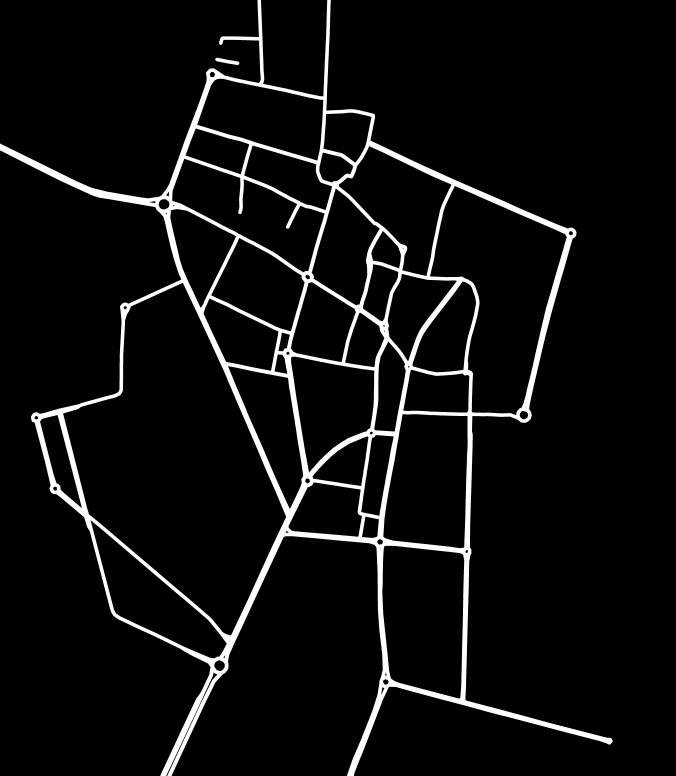
#> input picture Lab.png, 1352 x 1551 px (shown at 1/2 size)
$ python 'CreatSkeletonFrom Image.py'   (older library calls are emulated)
#> lines starting #> are read from the running program, lines starting #| are printed output that depends on the picture; after the words box and inside, x2 and y2 are one past the last pixel; in counts of white or black regions, pixels touching at a corner belong together
### sknw.py
import numpy as np
from numba import jit
import networkx as nx

def neighbors(shape):
    dim = len(shape)
    block = np.ones([3]*dim)
    block[tuple([1]*dim)] = 0
    idx = np.where(block>0)
    idx = np.array(idx, dtype=np.uint8).T
    idx = np.array(idx-[1]*dim)
    acc = np.cumprod((1,)+shape[::-1][:-1])
    return np.dot(idx, acc[::-1])

@jit(nopython=True) # my mark
def mark(img, nbs): # mark the array use (0, 1, 2)
    img = img.ravel()
    for p in range(len(img)):
        if img[p]==0:continue
        s = 0
        for dp in nbs:
            if img[p+dp]!=0:s+=1
        if s==2:img[p]=1
        else:img[p]=2

@jit(nopython=True) # trans index to r, c...
def idx2rc(idx, acc):
    rst = np.zeros((len(idx), len(acc)), dtype=np.int16)
    for i in range(len(idx)):
        for j in range(len(acc)):
            rst[i,j] = idx[i]//acc[j]
            idx[i] -= rst[i,j]*acc[j]
    rst -= 1
    return rst

@jit(nopython=True) # fill a node (may be two or more points)
def fill(img, p, num, nbs, acc, buf):
    img[p] = num
    buf[0] = p
    cur = 0; s = 1; iso = True;

    while True:
        p = buf[cur]
        for dp in nbs:
            cp = p+dp
            if img[cp]==2:
                img[cp] = num
                buf[s] = cp
                s+=1
            if img[cp]==1: iso=False
        cur += 1
        if cur==s:break
    return iso, idx2rc(buf[:s], acc)

@jit(nopython=True) # trace the edge and use a buffer, then buf.copy, if use [] numba not works
def trace(img, p, nbs, acc, buf):
    c1 = 0; c2 = 0;
    newp = 0
    cur = 1
    while True:
        buf[cur] = p
        img[p] = 0
        cur += 1
        for dp in nbs:
            cp = p + dp
            if img[cp] >= 10:
                if c1==0:
                    c1 = img[cp]
                    buf[0] = cp
                else:
                    c2 = img[cp]
                    buf[cur] = cp
            if img[cp] == 1:
                newp = cp
        p = newp
        if c2!=0:break
    return (c1-10, c2-10, idx2rc(buf[:cur+1], acc))

@jit(nopython=True) # parse the image then get the nodes and edges
def parse_struc(img, nbs, acc, iso, ring):
    img = img.ravel()
    buf = np.zeros(131072, dtype=np.int64)
    num = 10
    nodes = []
    for p in range(len(img)):
        if img[p] == 2:
            isiso, nds = fill(img, p, num, nbs, acc, buf)
            if isiso and not iso: continue
            num += 1
            nodes.append(nds)
    edges = []
    for p in range(len(img)):
        if img[p] <10: continue
        for dp in nbs:
            if img[p+dp]==1:
                edge = trace(img, p+dp, nbs, acc, buf)
                edges.append(edge)
    if not ring: return nodes, edges
    for p in range(len(img)):
        if img[p]!=1: continue
        img[p] = num; num += 1
        nodes.append(idx2rc([p], acc))
        for dp in nbs:
            if img[p+dp]==1:
                edge = trace(img, p+dp, nbs, acc, buf)
                edges.append(edge)
    return nodes, edges

# use nodes and edges build a networkx graph
def build_graph(nodes, edges, multi=False, full=True):
    os = np.array([i.mean(axis=0) for i in nodes])
    if full: os = os.round().astype(np.uint16)
    graph = nx.MultiGraph() if multi else nx.Graph()
    for i in range(len(nodes)):
        graph.add_node(i, pts=nodes[i], o=os[i])
    for s,e,pts in edges:
        if full: pts[[0,-1]] = os[[s,e]]
        l = np.linalg.norm(pts[1:]-pts[:-1], axis=1).sum()
        graph.add_edge(s,e, pts=pts, weight=l)
    return graph

# [6 lines left out: function mark_node, not called in this run]

def build_sknw(ske, multi=False, iso=True, ring=True, full=True):
    buf = np.pad(ske, (1,1), mode='constant').astype(np.uint16)
    nbs = neighbors(buf.shape)
    acc = np.cumprod((1,)+buf.shape[::-1][:-1])[::-1]
    mark(buf, nbs)
    nodes, edges = parse_struc(buf, nbs, acc, iso, ring)
    return build_graph(nodes, edges, multi, full)

# draw the graph
# [13 lines left out: function draw_graph, not called in this run]

# [36 lines that do not run on import are left out]

### CreatSkeletonFrom Image.py
import numpy as np
from numpy import ma
import os
import matplotlib

import cv2
import matplotlib.pyplot as plt
#import data_utils
from skimage.morphology import skeletonize
#from data_utils import affinity_utils
import sknw
gaussian_road_mask = cv2.imread("Lab.png",0)
#> gaussian_road_mask is the input picture: shape (1551, 1352); min 0, max 255, mean 15.2
##############################

gaussian_road_mask = gaussian_road_mask.astype(np.float)
threshold = 0.76
road_mask = np.copy(gaussian_road_mask/255.0)
road_mask[road_mask > threshold] = 1
road_mask[road_mask <= threshold] = 0
#> road_mask: shape (1551, 1352) float64; values 0 (black) and 1 (white), 5.6% white; 2 white regions, box (x1, y1, x2, y2) and area: (0, 0, 1225, 1551) 117147, (431, 116, 478, 130) 305
maze = np.zeros(gaussian_road_mask.shape[0] * gaussian_road_mask.shape[1] * 8).astype(int).reshape((gaussian_road_mask.shape[0], gaussian_road_mask.shape[1], 8))
# # skeletonize the binary road mask
skeleton = skeletonize(road_mask).astype(np.uint16)
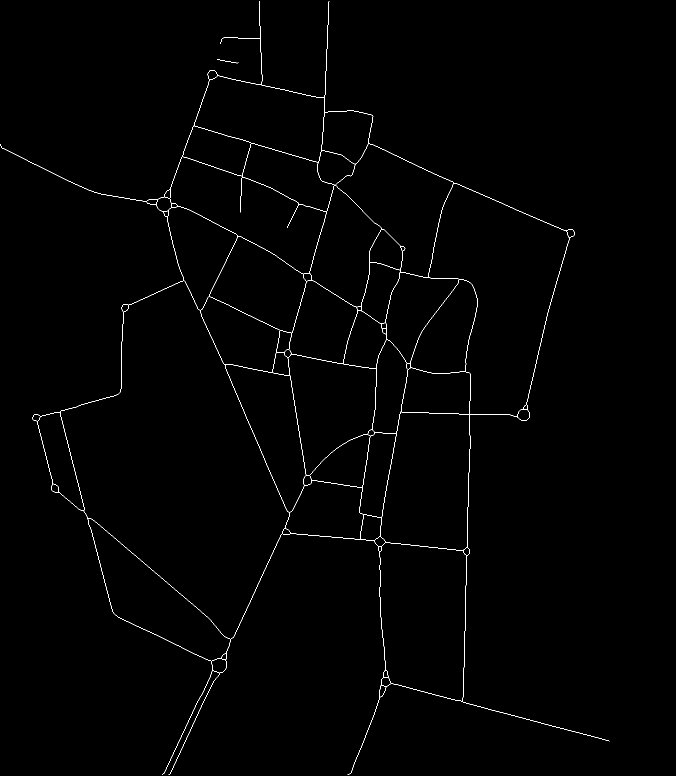
#> skeleton: shape (1551, 1352) uint16 (shown at 1/2 size); values 0 (black) and 1 (white), 0.64% white in thin lines or dots, all inside (x1, y1, x2, y2) = (0, 2, 1219, 1550)
# build graph from skeleton
graph = sknw.build_sknw(skeleton)
#> in build_sknw, `buf = np.pad(ske, (1,1), mode='constant').astype(np.uint16)`:
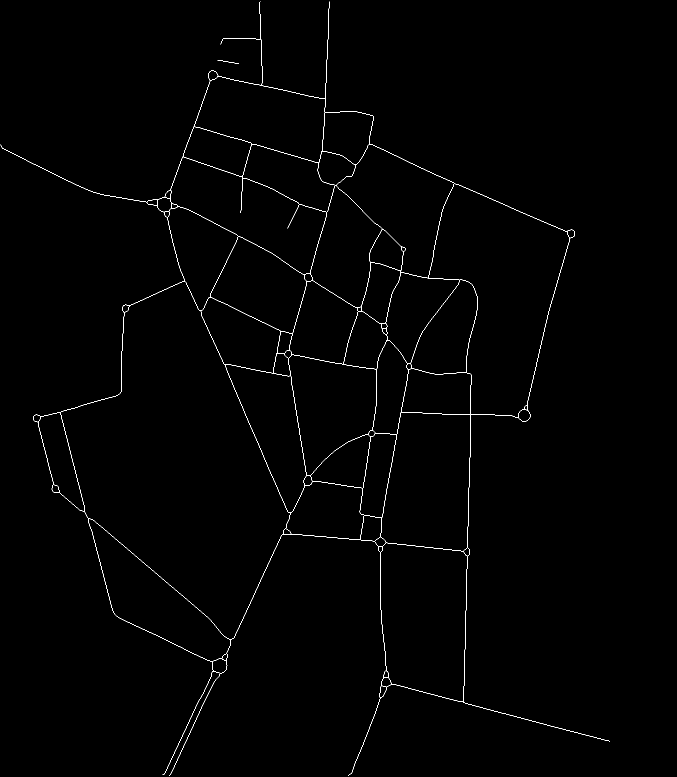
#> buf: shape (1553, 1354) uint16 (shown at 1/2 size); values 0 (black) and 1 (white), 0.64% white in thin lines or dots, all inside (x1, y1, x2, y2) = (1, 3, 1220, 1551)
#> in build_sknw, `mark(buf, nbs)`:
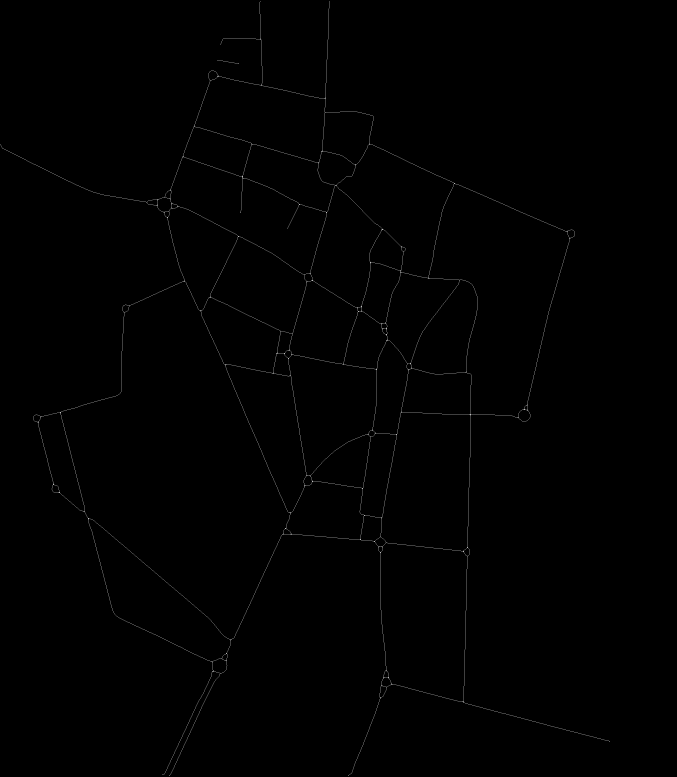
#> buf: shape (1553, 1354) uint16 (shown at 1/2 size); 0.02% of pixels changed, all inside (x1, y1, x2, y2) = (1, 3, 1220, 1551); drawn with min black and max white
#> in build_sknw, `nodes, edges = parse_struc(buf, nbs, acc, iso, ring)`: nodes = 143 items, first 6: [[2, 519]], [[2, 658]], [[76, 520], [77, 519], [77, 520]], [[87, 440]], [[119, 434]], [[125, 476]]; edges = 204 items
#> in build_graph, `os = np.array([i.mean(axis=0) for i in nodes])`: os = 143 pairs, first value 2 to 1549, second value 0 to 1218
#> the loop in build_graph, `for i in range(len(nodes)):` made 143 passes
#> the loop in build_graph, `for s,e,pts in edges:` made 204 passes
#> (s, e, l) on passes 1 to 3: (0, 2, 76.24), (1, 9, 196.7), (2, 3, 89.31)

# draw image
plt.figure(figsize=(6, 6))
#plt.imshow(gaussian_road_mask)
#plt.imshow(road_mask)
#plt.imshow(skeleton)

# draw edges by pts
cont=1
for (s, e) in graph.edges():
    ps = graph[s][e]['pts']
    for i in range(len(ps)):
        maze[ps[i][0]][ps[i][1]][2] = cont
    cont=cont+1
#> this loop made 198 passes
#> (s, e) on passes 1 to 3: (0, 2), (1, 9), (2, 3)
#> after the loop, cont = 199
    #print(ps)

#    plt.plot(ps[:, 1], ps[:, 0], 'yellow')

# draw node by o
nodes = graph.nodes()
ps = np.array([nodes[i]['o'] for i in nodes])
#> ps has the same summary as os in build_graph

#plt.plot(ps[:, 1], ps[:, 0], 'r.')

for i in range(1,gaussian_road_mask.shape[0]-1):
    for j in range(1,gaussian_road_mask.shape[1]-1):
        #if(skeleton[i][j]!=0):print(skeleton[i][j])
        if(gaussian_road_mask[i][j]==0 ):maze[i][j][0]=1
        if (gaussian_road_mask[i][j] == 1): maze[i][j][0] = 0
        if (skeleton[i][j] == 1):maze[i][j][0] = 2
for i in range(len(ps)):
    maze[ps[i][0]][ps[i][1]][0]=3
#> this loop made 143 passes
color1=int('ff',base=16)/255
color2=int('cb',base=16)/255
color3=int('9a',base=16)/255
color4=int('cd',base=16)/255
color5=int('32',base=16)/255

maze1 = np.zeros(maze.shape[0] * maze.shape[1] * 4).reshape((maze.shape[0], maze.shape[1], 4))
for i in range(1, maze.shape[0] - 1):
    for j in range(1, maze.shape[1] - 1):
        if (maze[i][j][0] == 1):
            maze1[i][j] [0]= color1
            maze1[i][j][1] = color1
            maze1[i][j][2] = color2
            maze1[i][j][3] = 1
        if (maze[i][j][0] == 0):
            maze1[i][j] [0]= color3
            maze1[i][j][1] = color4
            maze1[i][j][2] = color5
            maze1[i][j][3] = 1
        if (maze[i][j][0] == 2):
            maze1[i][j] [0]= 0
            maze1[i][j][1] = 0
            maze1[i][j][2] = 0
            maze1[i][j][3] = 1
        if (maze[i][j][0] == 3):
            maze1[i][j] [0]= int(255/255)
            maze1[i][j][1] = 0
            maze1[i][j][2] = 0
            maze1[i][j][3] = 1
        if (maze[i][j][2] == 20 or maze[i][j][2] == 19):
            maze1[i][j][0] = int(255 / 255)
            maze1[i][j][1] = 0
            maze1[i][j][2] = int(255 / 255)
            maze1[i][j][3] = 1
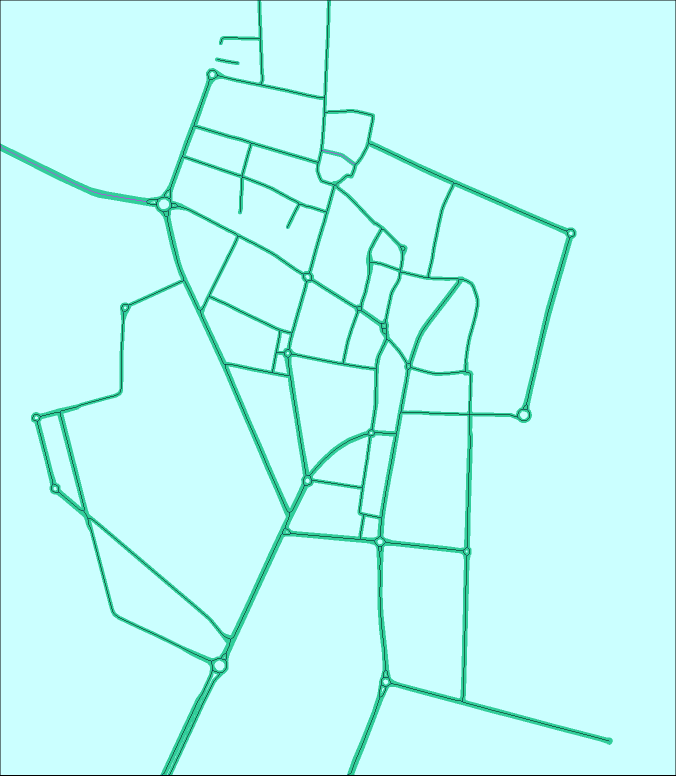
#> maze1: shape (1551, 1352, 4) float64 (shown at 1/2 size); mean of channels 0, 1, 2, 3 0.968, 0.979, 0.754, 0.997; drawn as B, G, R

#np.save('kashan3.npy', maze)
plt.imshow(maze1)
plt.show()
